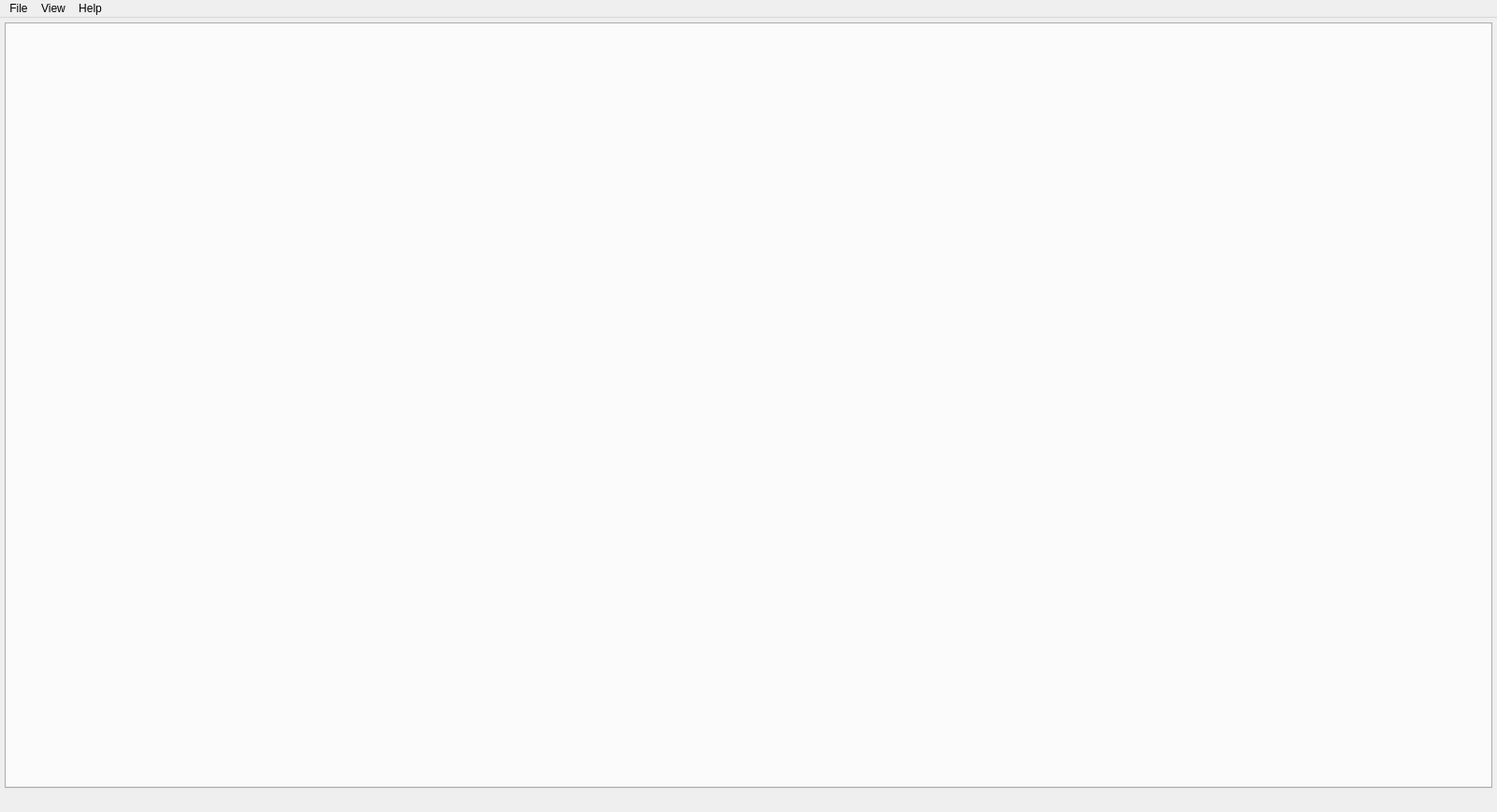
<?xml version="1.0" encoding="UTF-8"?>
<ui version="4.0">
 <class>MainWindow</class>
 <widget class="QMainWindow" name="MainWindow">
  <property name="geometry">
   <rect>
    <x>0</x>
    <y>0</y>
    <width>1600</width>
    <height>868</height>
   </rect>
  </property>
  <property name="windowTitle">
   <string>MainWindow</string>
  </property>
  <property name="tabShape">
   <enum>QTabWidget::Rounded</enum>
  </property>
  <widget class="QWidget" name="centralWidget">
   <property name="minimumSize">
    <size>
     <width>1600</width>
     <height>847</height>
    </size>
   </property>
   <property name="maximumSize">
    <size>
     <width>1600</width>
     <height>879</height>
    </size>
   </property>
   <layout class="QVBoxLayout" name="verticalLayout">
    <property name="sizeConstraint">
     <enum>QLayout::SetMaximumSize</enum>
    </property>
    <property name="leftMargin">
     <number>5</number>
    </property>
    <property name="topMargin">
     <number>5</number>
    </property>
    <property name="rightMargin">
     <number>5</number>
    </property>
    <property name="bottomMargin">
     <number>5</number>
    </property>
    <item>
     <widget class="QTabWidget" name="tabWidget">
      <property name="enabled">
       <bool>true</bool>
      </property>
      <property name="minimumSize">
       <size>
        <width>127</width>
        <height>6</height>
       </size>
      </property>
      <property name="maximumSize">
       <size>
        <width>16777215</width>
        <height>16777215</height>
       </size>
      </property>
      <property name="tabShape">
       <enum>QTabWidget::Rounded</enum>
      </property>
      <property name="currentIndex">
       <number>-1</number>
      </property>
      <property name="elideMode">
       <enum>Qt::ElideNone</enum>
      </property>
      <property name="usesScrollButtons">
       <bool>true</bool>
      </property>
      <property name="documentMode">
       <bool>false</bool>
      </property>
      <property name="tabsClosable">
       <bool>true</bool>
      </property>
     </widget>
    </item>
    <item>
     <layout class="QHBoxLayout" name="horizontalLayout">
      <property name="spacing">
       <number>0</number>
      </property>
      <item>
       <widget class="QLabel" name="labelCurrentArchive">
        <property name="minimumSize">
         <size>
          <width>0</width>
          <height>13</height>
         </size>
        </property>
        <property name="maximumSize">
         <size>
          <width>620</width>
          <height>13</height>
         </size>
        </property>
        <property name="text">
         <string/>
        </property>
       </widget>
      </item>
      <item>
       <widget class="QLabel" name="labelCurrentItem">
        <property name="text">
         <string/>
        </property>
       </widget>
      </item>
     </layout>
    </item>
   </layout>
  </widget>
  <widget class="QMenuBar" name="menuBar">
   <property name="geometry">
    <rect>
     <x>0</x>
     <y>0</y>
     <width>1600</width>
     <height>21</height>
    </rect>
   </property>
   <widget class="QMenu" name="menuFile">
    <property name="title">
     <string>File</string>
    </property>
    <addaction name="actionOpen_MGF_file"/>
    <addaction name="actionClose_all_MGF_files"/>
   </widget>
   <widget class="QMenu" name="menuView">
    <property name="title">
     <string>View</string>
    </property>
    <addaction name="actionFiles"/>
    <addaction name="actionTextures"/>
   </widget>
   <widget class="QMenu" name="menuAbout">
    <property name="title">
     <string>Help</string>
    </property>
    <addaction name="actionAbout"/>
   </widget>
   <addaction name="menuFile"/>
   <addaction name="menuView"/>
   <addaction name="menuAbout"/>
  </widget>
  <action name="actionOpen_MGF_file">
   <property name="text">
    <string>Open MGF file...</string>
   </property>
  </action>
  <action name="actionClose_all_MGF_files">
   <property name="text">
    <string>Close all MGF files</string>
   </property>
  </action>
  <action name="actionTextures">
   <property name="enabled">
    <bool>false</bool>
   </property>
   <property name="text">
    <string>Textures...</string>
   </property>
  </action>
  <action name="actionAbout">
   <property name="text">
    <string>About Qt...</string>
   </property>
  </action>
  <action name="actionFiles">
   <property name="text">
    <string>Files...</string>
   </property>
  </action>
 </widget>
 <layoutdefault spacing="6" margin="11"/>
 <resources/>
 <connections/>
</ui>
